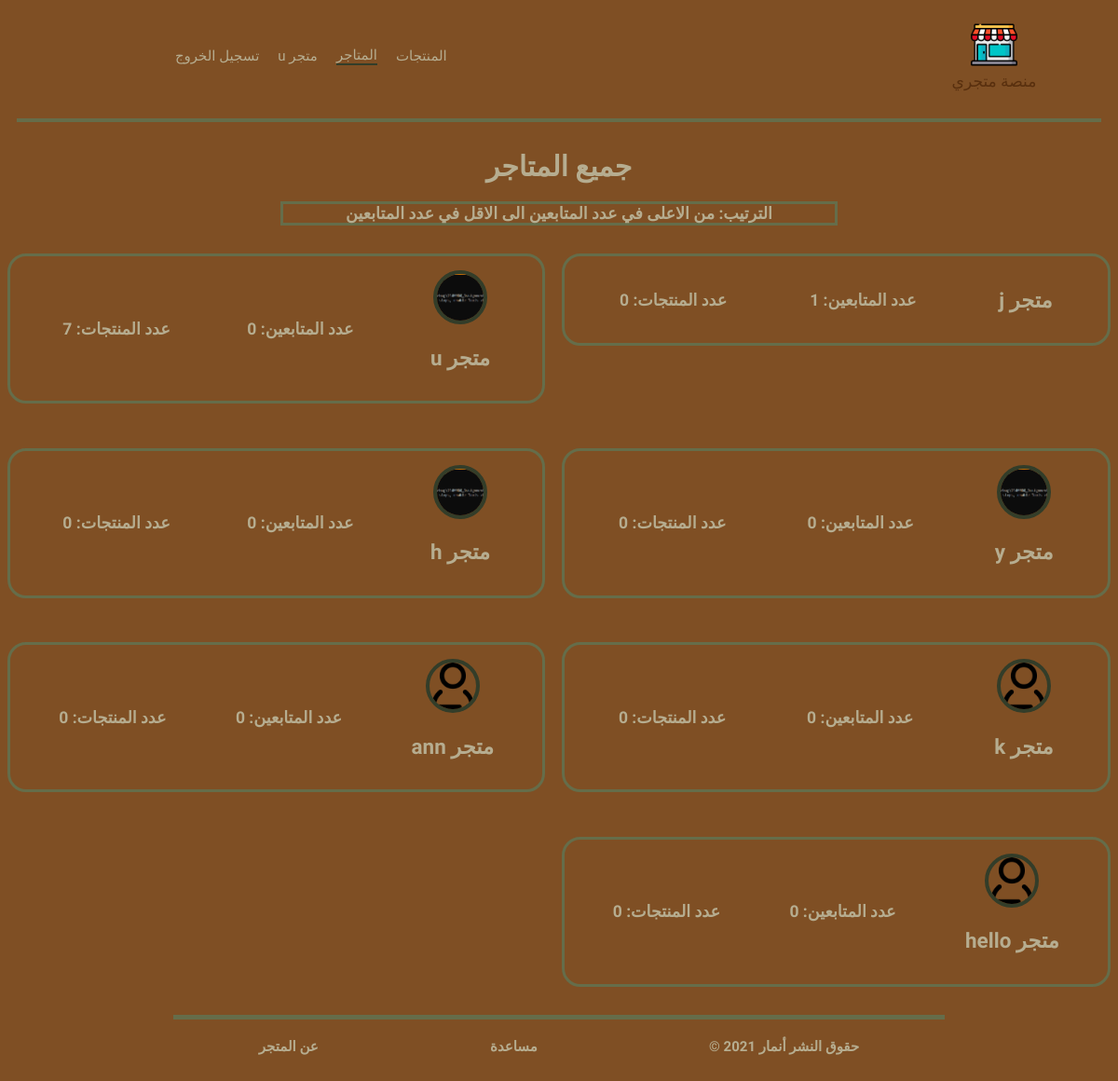
Screenshot of /users/ (signed in) with the database file from the repository.
### UserAccount/models.py (models this page shows)
class Profile(models.Model):
    username = OneToOneField(User, on_delete=models.CASCADE, related_name="user_profile")
    description = models.TextField()
    image = models.ImageField(default="user.png", upload_to="images", blank=True)
    followers = models.ManyToManyField(User, null=True, blank=True)

### UserAccount/views.py (the view)
# urls.py: path("", views.index, name="product_index"),
@login_required
def index(request):
    users = models.Profile.objects.all().order_by("-followers")
    context ={
        'users':users
    }
    return render(request,"UserAccount/index.html", context)

### UserAccount/templates/UserAccount/index.html (shortened to what this page needs)
{% extends 'base.html' %}
{% block content %}
<h1>جميع المتاجر</h1>
<h3 class="span">الترتيب: من الاعلى في عدد المتابعين الى الاقل في عدد المتابعين</h3>
<div class="user-container">
{% for user in users %}
<a href="{% url 'userProfile' user.id %}">
    <div class="user">
        <div>
            {% if user.image %}
                <img class="profile-img" src="{{ user.image.url }}">
            {% endif %}
        <h2>متجر {{user.username}}</h2>
        </div>
        <h3>عدد المتابعين: {{user.followers.count}}</h3>
        <h3>عدد المنتجات: {{user.username.seller.all.count}}</h3>
    </div>
</a>
{% endfor %}
</div>
{% endblock %}

### templates/base.html (shortened to what this page needs)
{% load static %}
<!DOCTYPE html>
<html dir="rtl" lang="ar">
<head>
    <link rel="stylesheet" href="{% static "css/base.css" %}">
</head>
<body>
    {% block nav %}
    <nav>
        <ul class="nav-container">
            <div class="logo">
                <li>
                    <img class="logo-img" src="{% static 'logo.png' %}">
                    <span class="logo-text">
                        منصة متجري
                    </span>
                </li>
            </div>
            {% if request.get_full_path == "/products/" %}
            <li class="active"><a href="{% url 'product_index' %}">المنتجات</a></li>
            <li><a href="{% url 'user_index' %}">المتاجر</a></li>
            {% elif request.get_full_path == "/users/"%}
            <li><a href="{% url 'product_index' %}">المنتجات</a></li>
            <li class="active"><a href="{% url 'user_index' %}">المتاجر</a></li>
            {% elif request.get_full_path == "/users/"%}
            {% else %}
            <li><a href="{% url 'product_index' %}">المنتجات</a></li>
            <li><a href="{% url 'user_index' %}">المتاجر</a></li>
            {% endif %}
            {% if request.user.is_authenticated %}
            <li><a href="{% url 'userProfile' request.user.user_profile.id %}">متجر {{request.user.username}}</a></li>
            <li>
                <a href="{% url 'logout' %}">تسجيل الخروج</a>
            </li>
            {% endif %}
        </ul>
    </nav>
    {% endblock %}
    {% block content %}
    {% endblock %}
{% block footer %}
<div class="footer">
    <h4>حقوق النشر أنمار 2021 &copy;</h4>
    <h4><a href="{% url 'notYet' %}">مساعدة</a></h4>
    <h4><a href="{% url 'notYet' %}">عن المتجر</a></h4>
</div>
{% endblock %}
</body>
</html>

### static/css/base.css (style rules this page uses)
:root { --logo-color:#582F0E; --primary-bg: #7F4F24; --secondary-bg: #936639; --primary-bg-hover: #A68A64; --secondary-bg-hover: #A68A64; --primary-text-color:#B6AD90; --primary-text-color-hover:#656D4A; --secondary-text-color:#414833; --secondary-text-color-hover:#B6AD90; --btn-bg-color:#C2C5AA; --btn-bg-color-hover:#333D29; --input-bg-color:white; --input-bg-color-hover:gray; --primary-other-color:#656D4A; --primary-other-color-hover:#333D29; --secondary-other-color:#333D29; --secondary-other-color-hover:#C2C5AA; }
body { background-color: var(--primary-bg); text-align: center; overflow-x: hidden; color: var(--primary-text-color); font-size: calc(100vw/80); font-family: 'El Messiri', sans-serif; }
a { text-decoration: none; color: var(--primary-text-color); transition: all 0.6s; }
.user-container { display: grid; grid-template-columns: repeat(2, auto); grid-template-rows: repeat(auto-fit, auto); margin: auto; grid-gap: calc(100vw/70); }
.user { top: 0; position: relative; word-break: break-all; text-align: center; align-items: center; align-content: center; border: var(--primary-other-color) solid 3px; border-radius: 20px; padding: 15px; margin: auto; margin-bottom: 30px; display: grid; grid-template-columns: repeat(3, auto) ; grid-template-rows: repeat(2, auto); transition: all 0.6s; }
.profile-img { object-fit:cover; height: 50px; width: 50px; border: var(--secondary-other-color) solid 4px; border-radius: 60%; padding: 0; margin: 0; }
.logo-img { object-fit:cover; height: 50px; width: 50px; padding: 0; margin: 0; }
.nav-container { display: flex; flex-wrap: wrap; justify-content: flex-start; align-items: center; column-gap: 20px; padding-bottom: 30px; border-bottom: var(--primary-other-color) solid 4px; max-width: 95%; margin:auto; padding-top: 15px; margin-bottom: 30px; }
.nav-container li { list-style: none; }
.logo { margin-left: calc(100vw/2.3); margin-right: calc(100vw/40); display: inline-block; }
.logo-text { display: block; color: var(--logo-color); font-size: calc(100vw/70); }
.active { border-bottom: var(--secondary-other-color) solid 2px; }
.footer { bottom: 0; display: flex; justify-content: space-around; border-top: var(--primary-other-color) solid 5px; max-width: 70%; margin: auto; }
.span { margin: auto; max-width: 50%; border: var(--primary-other-color) 3px solid; margin-bottom: 30px; }

### rows the page displays
Profile: username "j", followers.count "1", username.seller.all.count "0"
Profile: image (picture), username "u", followers.count "0", username.seller.all.count "7"
Profile: image (picture), username "y", followers.count "0", username.seller.all.count "0"
Profile: image (picture), username "h", followers.count "0", username.seller.all.count "0"
Profile: image (placeholder picture), username "k", followers.count "0", username.seller.all.count "0"
Profile: image (placeholder picture), username "ann", followers.count "0", username.seller.all.count "0"
Profile: image (placeholder picture), username "hello", followers.count "0", username.seller.all.count "0"

### other values shown
{{ request.user.username }} "u"
